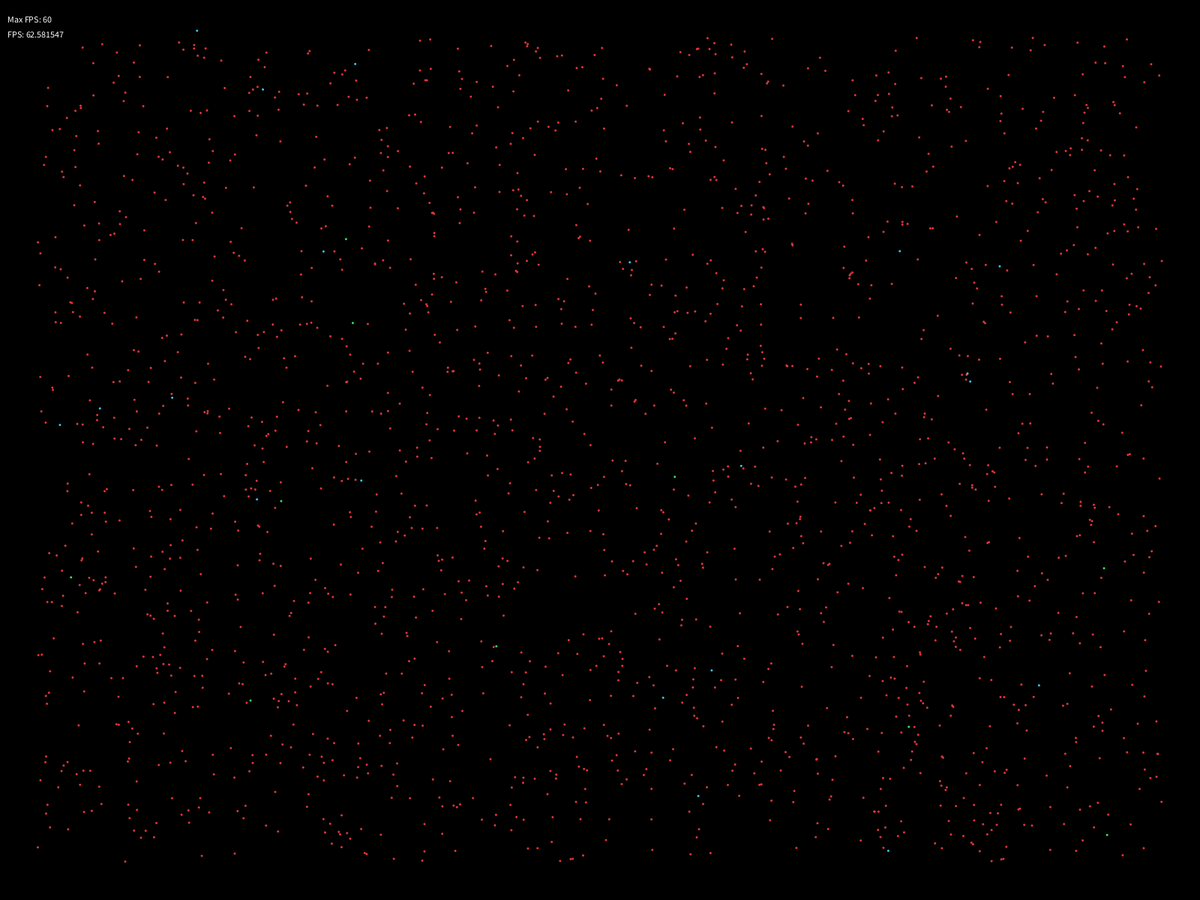
Frame 1 (no input)
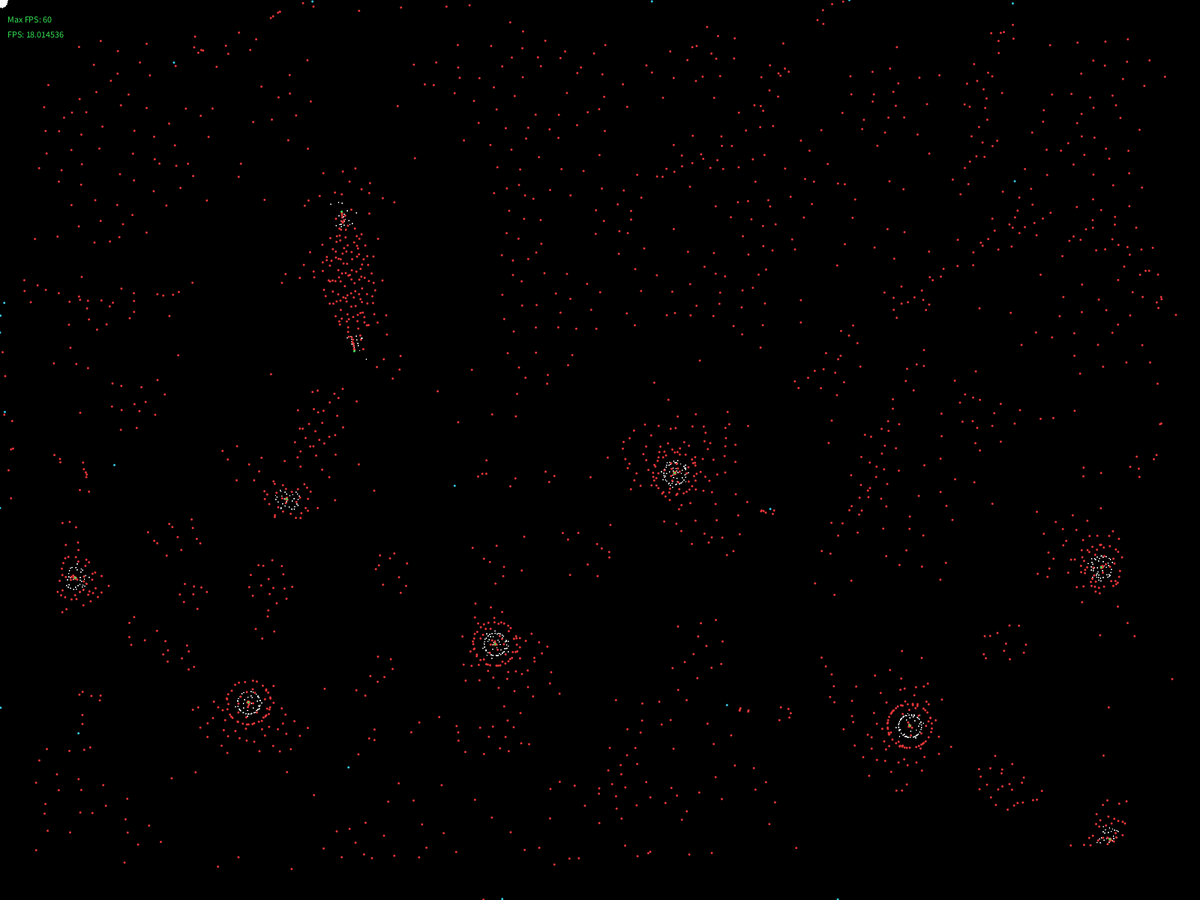
Frame 60 (the mouse pressed at the canvas centre just before this capture)
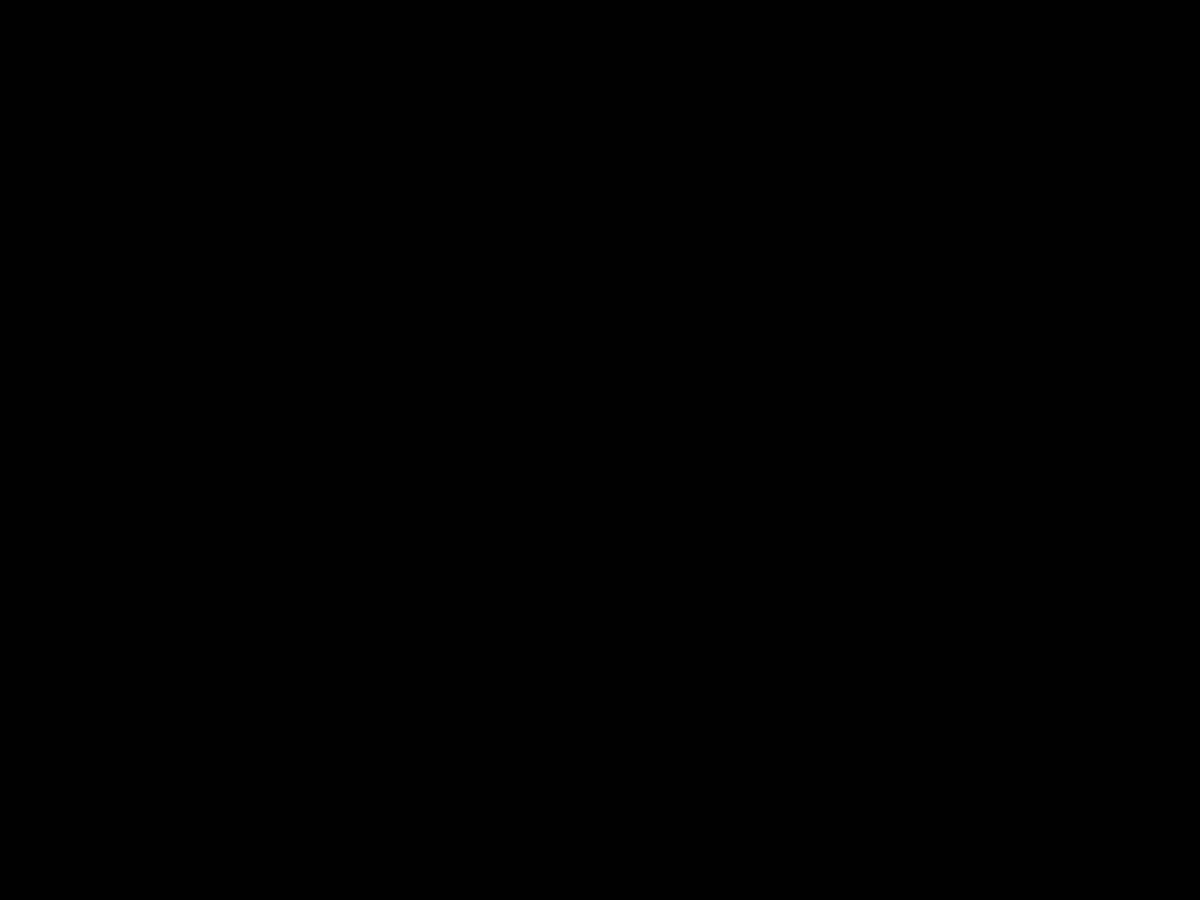
Frame 120 (the mouse held since frame 60 and released just before this capture)

The Processing sketch that drew these frames (run headless with seeded random() and noise(); from frame 60 on, the mouse is pressed at the canvas centre):

// Processing sketch: gravity
// ── gravity.pde
cPoint[] red;
cPoint[] blue;
cPoint[] green;
cPoint[] yellow;
int nR = 2000;
int nB = 20;
int nG = 10;
int nY = 0;
float s = 3;
float friction = .5; // 1 -> no friction || <1 -> more friction

int dl = 60; //initial fps

class cPoint {
  float x;
  float y;
  float s;
  float vx;
  float vy;
  color c;
}


cPoint[] createPoint(cPoint[] points, float x, float y, float s, color c, int n, boolean r) {
  points = new cPoint[0];
  points = new cPoint[n];
  for (int i = 0; i < n; ++i) {
    if (r) {
      x = random(50, width-50);
      y = random(50, height-50);
    }
    points[i] = new cPoint();
    points[i].x = x;
    points[i].y = y;
    points[i].c = c;
    points[i].s = s;
    y=height-y;
    //points[i].paint();
  }
  return points;
}

void showPoints(cPoint[] points) {
  if (points==null) return;
  for (int i = 0; i < points.length; ++i) {
    cPoint point = points[i];
    noStroke();
    fill(point.c);
    ellipse(point.x, point.y, point.s, point.s);
  }
}

void update(cPoint[] p1, cPoint[] p2, float g, float dA, boolean wrap, boolean dot, float dDot) {
  for (int i = 0; i < p1.length; ++i) {
    float fx = 0;
    float fy = 0;
    boolean wrapped = false;
    for (int j = 0; j < p2.length; ++j) {
      float d;
      float dx = p1[i].x-p2[j].x;
      float dy = p1[i].y-p2[j].y;

      if (wrap) {
        if (dx>width/2) {
          dx = width-dx;
          wrapped = true;
        }
        if (dy>height/2) {
          dy = height-dy;
          wrapped = true;
        }
      }

      d = sqrt(dx*dx + dy*dy);
      if (d>0 && d<dA) {
        float F = g/100*1/d;
        fx += (F*dx);
        fy += (F*dy);
        //println(d);
      }

      if (d<dDot && d!=0 && !wrapped && dot) {
        float auxX = (p1[i].x+p2[j].x)/2;
        float auxY = (p1[i].y+p2[j].y)/2;
        for (int a = 0; a < 5; ++a) {
          fill(255);
          rect(auxX, auxY, 1, 1);
          rect((p1[i].x-auxX)/2, (p1[i].y-auxY)/2, 1, 1);
          rect((p2[j].x-auxX)/2, (p2[j].y-auxY)/2, 1, 1);
          noFill();
        }
      }
      wrapped = false;
    }

    p1[i].vx = (p1[i].vx + fx)*friction;
    p1[i].vy = (p1[i].vy + fy)*friction;
    if (wrap) {
      p1[i].x = (p1[i].x+p1[i].vx+width)%width;
      p1[i].y = (p1[i].y+p1[i].vy+height)%height;
    } else {
      if (p1[i].x<=0 || p1[i].x>=width) p1[i].vx *= -1;
      if (p1[i].y<=0 || p1[i].y>=height) p1[i].vy *= -1;
      p1[i].x += p1[i].vx;
      p1[i].y += p1[i].vy;
    }
  }
}

void setup() {
  //size(500, 500);
  fullScreen();

  background(0);
  smooth();
  red = createPoint(red, 0, 0, s, color(229, 53, 56), nR, true);
  blue = createPoint(blue, 0, 0, s, color(53, 201, 229), nB, true);
  green = createPoint(green, 0, 0, s, color(53, 229, 84), nG, true);
  yellow = createPoint(yellow, 0, 0, s, color(229, 224, 53), nY, true);
}

void mouseWheel(MouseEvent event) {
  if (dl+event.getCount()*-5 > 0) {
    dl+=event.getCount()*-5;
  }
}
void draw() {
  frameRate(dl);
  background(0);

  //translate(width/2, height/2);
  text("Max FPS: "+dl, 10, 30);
  text("FPS: "+frameRate, 10, 50);
  //update(passive, active, force(- for attracion + for repulsion), distance, wraparound)
  //update(green, red, -100, 100, true) green will be attraced towards red when inside the 100 radius distance


  update(red, red, 10, 30, true, false, 0);
  update(red, blue, -500, 60, true, false, 0);
  update(red, green, -200, 200, true, true, 40);
  update(blue, red, 200, 50, true, false, 0);
  update(blue, blue, -89, 100, true, false, 0);
  update(green, red, 10, 20, true, false, 0);



  showPoints(red);
  showPoints(blue);
  showPoints(yellow);
  showPoints(green);
  if (mousePressed) setup();
}
